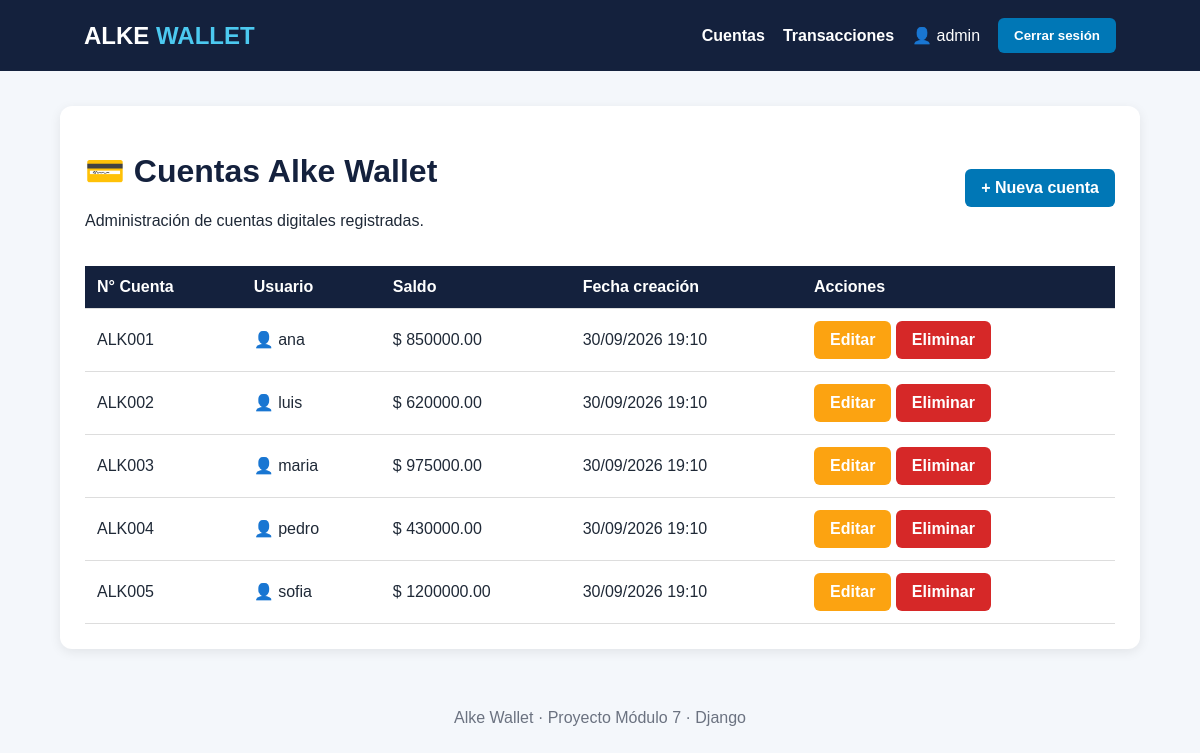
The app's page / (signed in) with its own data.
### gestion/models.py (models this page shows, shortened)
class Cuenta(models.Model):
    usuario = models.OneToOneField(
        User,
        on_delete=models.CASCADE,
        related_name='cuenta'
    )
    numero_cuenta = models.CharField(
        max_length=20,
        unique=True
    )
    saldo = models.DecimalField(
        max_digits=12,
        decimal_places=2,
        default=0,
        validators=[MinValueValidator(Decimal('0.00'))]
    )
    fecha_creacion = models.DateTimeField(auto_now_add=True)

### gestion/views.py (the view)
@login_required
def lista_cuentas(request):
    cuentas = Cuenta.objects.select_related('usuario').all()
    return render(
        request,
        'gestion/lista_cuentas.html',
        {'cuentas': cuentas}
    )

### gestion/templates/gestion/lista_cuentas.html (shortened to what this page needs)
{% extends 'gestion/base.html' %}
{% block content %}
<div class="tarjeta">
    <div style="display:flex; justify-content:space-between; align-items:center;">
        <div>
            <h1>💳 Cuentas Alke Wallet</h1>
            <p>Administración de cuentas digitales registradas.</p>
        </div>
        <a href="{% url 'crear_cuenta' %}" class="boton">
            + Nueva cuenta
        </a>
    </div>
    <table>
        <thead>
            <tr>
                <th>N° Cuenta</th>
                <th>Usuario</th>
                <th>Saldo</th>
                <th>Fecha creación</th>
                <th>Acciones</th>
            </tr>
        </thead>
        <tbody>
        {% for cuenta in cuentas %}
            <tr>
                <td>{{ cuenta.numero_cuenta }}</td>
                <td>
                    👤 {{ cuenta.usuario.username }}
                </td>
                <td>
                    $ {{ cuenta.saldo }}
                </td>
                <td>
                    {{ cuenta.fecha_creacion|date:"d/m/Y H:i" }}
                </td>
                <td>
                    <a href="{% url 'editar_cuenta' cuenta.id %}"
                       class="boton boton-editar">
                        Editar
                    </a>
                    <a href="{% url 'eliminar_cuenta' cuenta.id %}"
                       class="boton boton-eliminar">
                        Eliminar
                    </a>
                </td>
            </tr>
        {% empty %}
            <tr>
                <td colspan="5">
                    No existen cuentas registradas.
                </td>
            </tr>
        {% endfor %}
        </tbody>
    </table>
</div>
{% endblock %}

### gestion/templates/gestion/base.html (shortened to what this page needs)
{% load static %}
<!DOCTYPE html>
<html lang="es">
<head>
    <link rel="stylesheet" href="{% static 'gestion/style.css' %}">
</head>
<body>
    <header>
        <div class="logo">
            ALKE <span>WALLET</span>
        </div>
        <nav>
            {% if user.is_authenticated %}
                <a href="{% url 'lista_cuentas' %}">
                    Cuentas
                </a>
                <a href="{% url 'lista_transacciones' %}">
                    Transacciones
                </a>
                <span>
                    👤 {{ user.username }}
                </span>
                <form method="post"
                      action="{% url 'logout' %}"
                      style="display:inline; margin:0;">
                    <button type="submit" class="boton">
                        Cerrar sesión
                    </button>
                </form>
            {% else %}
                <a href="{% url 'login' %}">
                    Iniciar sesión
                </a>
            {% endif %}
        </nav>
    </header>
    <main class="contenedor">
        {% block content %}
        {% endblock %}
    </main>
    <footer>
        Alke Wallet · Proyecto Módulo 7 · Django
    </footer>
</body>
</html>

### gestion/static/gestion/style.css (style rules this page uses)
html { scroll-behavior: smooth; }

### gestion/templates/gestion/base.html (style rules this page uses)
* { box-sizing: border-box; }
body { margin: 0; font-family: Arial, Helvetica, sans-serif; background: #f4f7fb; color: #1f2937; }
header { background: #14213d; color: white; padding: 18px 7%; display: flex; justify-content: space-between; align-items: center; }
.logo { font-size: 24px; font-weight: bold; }
.logo span { color: #4cc9f0; }
nav { display: flex; align-items: center; gap: 18px; }
nav a { color: white; text-decoration: none; font-weight: bold; }
.contenedor { width: 90%; max-width: 1100px; margin: 35px auto; }
.tarjeta { background: white; border-radius: 12px; padding: 25px; box-shadow: 0 3px 12px rgba(0, 0, 0, 0.08); }
h1, h2 { color: #14213d; }
.boton { display: inline-block; background: #0077b6; color: white; padding: 10px 16px; border: none; border-radius: 6px; text-decoration: none; cursor: pointer; font-weight: bold; }
.boton-editar { background: #fca311; }
.boton-eliminar { background: #d62828; }
table { width: 100%; border-collapse: collapse; margin-top: 20px; }
th { background: #14213d; color: white; }
th, td { padding: 12px; border-bottom: 1px solid #ddd; text-align: left; }
footer { text-align: center; color: #6b7280; padding: 25px; }

### records on screen
Cuenta: numero_cuenta "ALK001", usuario.username "ana", saldo "850000.00", fecha_creacion "30/09/2026 19:10"
Cuenta: numero_cuenta "ALK002", usuario.username "luis", saldo "620000.00", fecha_creacion "30/09/2026 19:10"
Cuenta: numero_cuenta "ALK003", usuario.username "maria", saldo "975000.00", fecha_creacion "30/09/2026 19:10"
Cuenta: numero_cuenta "ALK004", usuario.username "pedro", saldo "430000.00", fecha_creacion "30/09/2026 19:10"
Cuenta: numero_cuenta "ALK005", usuario.username "sofia", saldo "1200000.00", fecha_creacion "30/09/2026 19:10"

### other values on screen
{{ user.username }} "admin"
